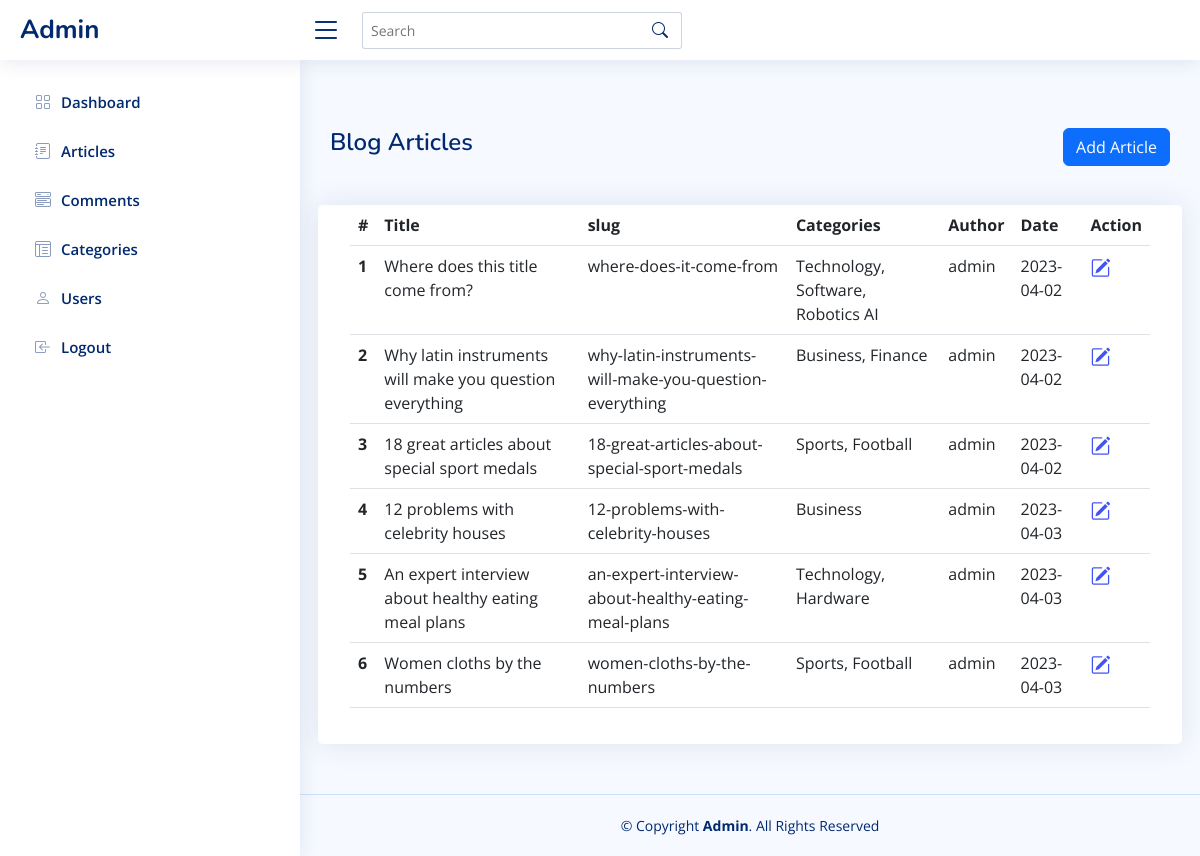
The app's page /admin/articleList.php (signed in) with its own data.
### tables this page shows
CREATE TABLE `articles` (
  `id` int(11) NOT NULL,
  `title` varchar(255) NOT NULL,
  `slug` varchar(255) NOT NULL,
  `content` text NOT NULL,
  `image_url` varchar(255) DEFAULT NULL,
  `author_id` int(11) NOT NULL,
  `meta_keyword` varchar(255) DEFAULT NULL,
  `meta_description` text,
  `category_ids` varchar(255) DEFAULT NULL,
  `date_created` datetime DEFAULT CURRENT_TIMESTAMP
);

CREATE TABLE `users` (
  `id` int(11) NOT NULL,
  `username` varchar(50) NOT NULL,
  `first_name` varchar(50) NOT NULL,
  `last_name` varchar(50) NOT NULL,
  `email` varchar(100) NOT NULL,
  `password` varchar(255) NOT NULL,
  `role` varchar(50) NOT NULL,
  `role_id` int(11) NOT NULL,
  `date_created` date NOT NULL
);

### admin/includes/classes/dataAccessObject.php (called while the page is built, shortened)
<?php
class DataAccessObject {
    private $conn;
    public function __construct() {
        $this->conn = new mysqli('localhost', 'newsbloguser', 'newsbloguser', 'newsblog');
    }
    public function getAllRecords($table)
    {
        $sql = "SELECT * FROM $table";
        $result = $this->conn->query($sql);
        if ($result->num_rows > 0) {
            $data = array();
            while ($row = $result->fetch_assoc()) {
                $data[] = $row;
            }
            return $data;
        } else {
            return null;
        }
    }
    public function getRecordById($table, $id) {
        $sql = "SELECT * FROM $table WHERE id=$id";
        $result = $this->conn->query($sql);
        if ($result->num_rows > 0) {
            return $result->fetch_assoc();
        } else {
            return null;
        }
    }
    public function getCategoriesNameById($categoriesId)
    {
        $categoryNames = '';
        $categoriesIdArray = explode(',', $categoriesId);
        foreach ($categoriesIdArray as $key => $id){
            $category = $this->getRecordById('categories', $id);
            if ($key === key(array_slice($categoriesIdArray, -1, 1))) {
                $categoryNames .= $category['name'];
            } else {
                $categoryNames .= ', ' . $category['name'];
            }
        }
        return $categoryNames;
    }
}

### admin/articleList.php (the view, shortened to what this page needs)
<?php
$dataObject = new DataAccessObject();
$allArticles = $dataObject->getAllRecords('articles');
?>
<!DOCTYPE html>
<html lang="en">
<head>
    <?php require_once ('./includes/head.php'); ?>
</head>
<body>
<?php require_once ('./includes/header.php'); ?>
<?php require_once ('./includes/sidebar.php'); ?>
<main id="main" class="main">
    <div class="pagetitle my-5">
        <h1 class="d-inline-block">Blog Articles</h1>
        <a href="article.php" class="btn btn-primary float-lg-end">Add Article</a>
    </div>
    <section class="section">
        <form method="post" action="" enctype="multipart/form-data">
            <div class="row">
                <div class="card">
                    <div class="card-body">
                        <div class="col-lg-12">
                            <table class="table datatable">
                                <thead>
                                <tr>
                                    <th scope="col">#</th>
                                    <th scope="col">Title</th>
                                    <th scope="col">slug</th>
                                    <th scope="col">Categories</th>
                                    <th scope="col">Author</th>
                                    <th scope="col">Date</th>
                                    <th scope="col">Action</th>
                                </tr>
                                </thead>
                                <tbody>
                                <?php $i = 1; foreach ($allArticles as $article):
                                    $dateTime = explode(' ', $article['date_created']);
                                    $authorInformation = $dataObject->getRecordById('users', $article['author_id']);
                                    $categoriesName = $dataObject->getCategoriesNameById($article['category_ids']);
                                    ?>
                                    <tr>
                                        <th scope="row"><?php echo $i; ?></th>
                                        <td><?php echo $article['title']; ?></td>
                                        <td><?php echo $article['slug']; ?></td>
                                        <td><?php echo $categoriesName; ?></td>
                                        <td><?php echo $authorInformation['username']; ?></td>
                                        <td><?php echo $dateTime[0]; ?></td>
                                        <td>
                                            <a class="icon-size-md d-inline-block me-2" href="article.php?id=<?php echo $article['id'];?>"><i class="bi bi-pencil-square"></i></a>
                                        </td>
                                    </tr>
                                <?php $i++; endforeach; ?>
                                </tbody>
                            </table>
                        </div>
                    </div>
                </div>
            </div>
        </form>
    </section>
</main>
<?php require_once ('./includes/footer.php'); ?>
</body>
</html>

### admin/includes/head.php (shortened to what this page needs)
<?php $adminDirUrl = HOSTNAME . '/admin/' ?>
<link href="<?php echo $adminDirUrl; ?>assets/vendor/bootstrap/css/bootstrap.min.css" rel="stylesheet">
<link href="<?php echo $adminDirUrl; ?>assets/vendor/bootstrap-icons/bootstrap-icons.css" rel="stylesheet">
<link href="<?php echo $adminDirUrl; ?>assets/vendor/boxicons/css/boxicons.min.css" rel="stylesheet">
<link href="<?php echo $adminDirUrl; ?>assets/vendor/simple-datatables/style.css" rel="stylesheet">
<link href="<?php echo $adminDirUrl; ?>assets/css/style.css" rel="stylesheet">

### admin/includes/header.php
<header id="header" class="header fixed-top d-flex align-items-center">
    <div class="d-flex align-items-center justify-content-between">
        <a href="#" class="logo d-flex align-items-center">
            <span class="d-none d-lg-block">Admin</span>
        </a>
        <i class="bi bi-list toggle-sidebar-btn"></i>
    </div>
    <div class="search-bar">
        <form class="search-form d-flex align-items-center" method="POST" action="#">
            <input type="text" name="query" placeholder="Search" title="Enter search keyword">
            <button type="submit" title="Search"><i class="bi bi-search"></i></button>
        </form>
    </div>
</header>

### admin/includes/sidebar.php
<aside id="sidebar" class="sidebar">
    <ul class="sidebar-nav" id="sidebar-nav">
        <li class="nav-item">
            <a class="nav-link collapsed" href="<?php echo HOSTNAME .'/admin/' ?>">
                <i class="bi bi-grid"></i>
                <span>Dashboard</span>
            </a>
        </li>
        <li class="nav-item">
            <a class="nav-link collapsed" href="<?php echo HOSTNAME .'/admin/articleList.php' ?>">
                <i class="bi bi-journal-text"></i>
                <span>Articles</span>
            </a>
        </li>
        <li class="nav-item">
            <a class="nav-link collapsed" href="<?php echo HOSTNAME .'/admin/comments.php' ?>">
                <i class="bi bi-menu-button-wide"></i>
                <span>Comments</span>
            </a>
        </li>
        <li class="nav-item">
            <a class="nav-link collapsed" href="<?php echo HOSTNAME .'/admin/category.php' ?>">
                <i class="bi bi-layout-text-window-reverse"></i>
                <span>Categories</span>
            </a>
        </li>
        <li class="nav-item">
            <a class="nav-link collapsed" href="<?php echo HOSTNAME .'/admin/users.php' ?>">
                <i class="bi bi-person"></i>
                <span>Users</span>
            </a>
        </li>
        <li class="nav-item">
            <a href="<?php echo HOSTNAME .'/logout.php' ?>" class="nav-link collapsed">
                <i class="bi bi-box-arrow-in-left"></i>
                <span>Logout</span>
            </a>
        </li>
    </ul>
</aside>

### admin/includes/footer.php (shortened to what this page needs)
<footer id="footer" class="footer">
    <div class="copyright">
        &copy; Copyright <strong><span>Admin</span></strong>. All Rights Reserved
    </div>
</footer>

### admin/assets/css/style.css (style rules this page uses)
:root { scroll-behavior: smooth; }
body { font-family: "Open Sans", sans-serif; background: #f6f9ff; color: #444444; }
a { color: #4154f1; text-decoration: none; }
h1, h2, h3, h4, h5, h6 { font-family: "Nunito", sans-serif; }
ul { list-style: none; }
#main { margin-top: 60px; padding: 20px 30px; transition: all 0.3s; }
.pagetitle { margin-bottom: 10px; }
.pagetitle h1 { font-size: 24px; margin-bottom: 0; font-weight: 600; color: #012970; }
.card { margin-bottom: 30px; border: none; border-radius: 5px; box-shadow: 0px 0 30px rgba(1, 41, 112, 0.1); }
.card-body { padding: 0 20px 20px 20px; }
.logo { line-height: 1; }
@media (min-width: 1200px) { .logo { width: 280px; } }
.logo span { font-size: 26px; font-weight: 700; color: #012970; font-family: "Nunito", sans-serif; }
.header { transition: all 0.5s; z-index: 997; height: 60px; box-shadow: 0px 2px 20px rgba(1, 41, 112, 0.1); background-color: #fff; padding-left: 20px; }
.header .toggle-sidebar-btn { font-size: 32px; padding-left: 10px; cursor: pointer; color: #012970; }
.header .search-bar { min-width: 360px; padding: 0 20px; }
.header .search-form { width: 100%; }
.header .search-form input { border: 0; font-size: 14px; color: #012970; border: 1px solid rgba(1, 41, 112, 0.2); padding: 7px 38px 7px 8px; border-radius: 3px; transition: 0.3s; width: 100%; }
.header .search-form button { border: 0; padding: 0; margin-left: -30px; background: none; }
.header .search-form button i { color: #012970; }
.sidebar { position: fixed; top: 60px; left: 0; bottom: 0; width: 300px; z-index: 996; transition: all 0.3s; padding: 20px; overflow-y: auto; scrollbar-width: thin; scrollbar-color: #aab7cf transparent; box-shadow: 0px 0px 20px rgba(1, 41, 112, 0.1); background-color: #fff; }
@media (min-width: 1200px) { #main, #footer { margin-left: 300px; } }
.sidebar-nav { padding: 0; margin: 0; list-style: none; }
.sidebar-nav li { padding: 0; margin: 0; list-style: none; }
.sidebar-nav .nav-item { margin-bottom: 5px; }
.sidebar-nav .nav-link { display: flex; align-items: center; font-size: 15px; font-weight: 600; color: #4154f1; transition: 0.3; background: #f6f9ff; padding: 10px 15px; border-radius: 4px; }
.sidebar-nav .nav-link i { font-size: 16px; margin-right: 10px; color: #4154f1; }
.sidebar-nav .nav-link.collapsed { color: #012970; background: #fff; }
.sidebar-nav .nav-link.collapsed i { color: #899bbd; }
.footer { padding: 20px 0; font-size: 14px; transition: all 0.3s; border-top: 1px solid #cddfff; }
.footer .copyright { text-align: center; color: #012970; }
.icon-size-md { font-size: 20px; }

### records on screen
articles: title "Where does this title come from?", slug "where-does-it-come-from", categoriesName "Technology, Software, Robotics AI", author.username "admin", date_created "2023-04-02"
articles: title "Why latin instruments will make you question everything", slug "why-latin-instruments-will-make-you-question-everything", categoriesName "Business, Finance", author.username "admin", date_created "2023-04-02"
articles: title "18 great articles about special sport medals", slug "18-great-articles-about-special-sport-medals", categoriesName "Sports, Football", author.username "admin", date_created "2023-04-02"
articles: title "12 problems with celebrity houses", slug "12-problems-with-celebrity-houses", categoriesName "Business", author.username "admin", date_created "2023-04-03"
articles: title "An expert interview about healthy eating meal plans", slug "an-expert-interview-about-healthy-eating-meal-plans", categoriesName "Technology, Hardware", author.username "admin", date_created "2023-04-03"
articles: title "Women cloths by the numbers", slug "women-cloths-by-the-numbers", categoriesName "Sports, Football", author.username "admin", date_created "2023-04-03"
